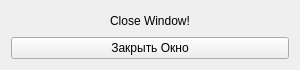
<?xml version="1.0" encoding="UTF-8"?>
<ui version="4.0">
 <class>MyForm</class>
 <widget class="QWidget" name="MyForm">
  <property name="geometry">
   <rect>
    <x>0</x>
    <y>0</y>
    <width>300</width>
    <height>70</height>
   </rect>
  </property>
  <property name="windowTitle">
   <string>Hello, World!</string>
  </property>
  <layout class="QHBoxLayout" name="horizontalLayout">
   <item>
    <layout class="QVBoxLayout" name="verticalLayout">
     <item>
      <widget class="QLabel" name="label">
       <property name="text">
        <string>Close Window!</string>
       </property>
       <property name="alignment">
        <set>Qt::AlignCenter</set>
       </property>
      </widget>
     </item>
     <item>
      <widget class="QPushButton" name="btnQuit">
       <property name="text">
        <string>Закрыть Окно</string>
       </property>
      </widget>
     </item>
    </layout>
   </item>
  </layout>
 </widget>
 <resources/>
 <connections/>
</ui>
